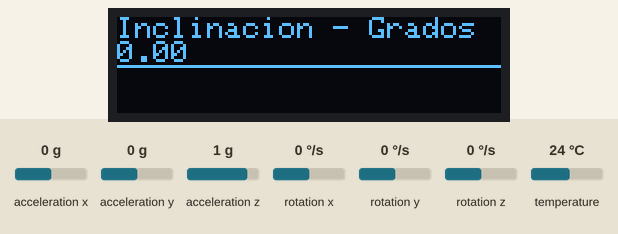
Simulated run of this sketch. Board: Arduino Uno, built with avr-gcc and run on an emulated ATmega328P. Shown: 128×32 one-colour display. The test bench sets the inputs (shaded band); at power-on: acceleration y 0 g, acceleration x 0 g, acceleration z 1 g, rotation x 0 °/s, rotation y 0 °/s, rotation z 0 °/s, temperature 24 °C. The display library's start-up logo is not drawn; what the sketch prints to the serial monitor is not drawn.

Above: at 1.7 s.
1.8 s: acceleration y set to -1.4 g
At 2.8 s:
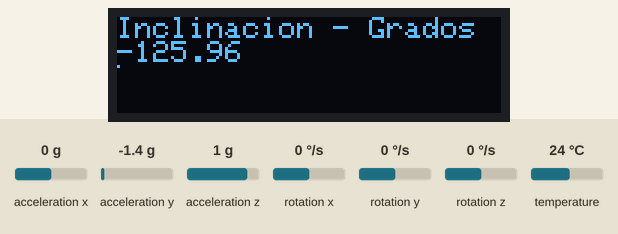
3.3 s: acceleration y set to -0.8 g
At 4.6 s:
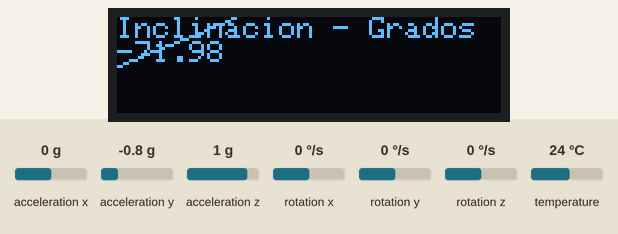
4.9 s: acceleration y set to 0.8 g
At 5.7 s:
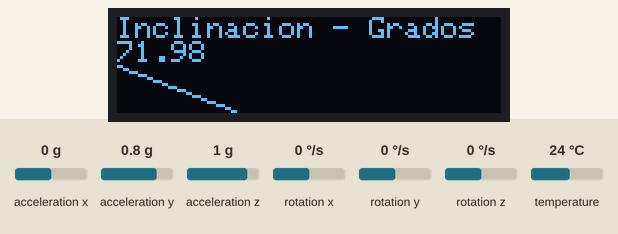
Timing chart, 0 to 7.9 s (numbered marks = the images above; inputs shaded):
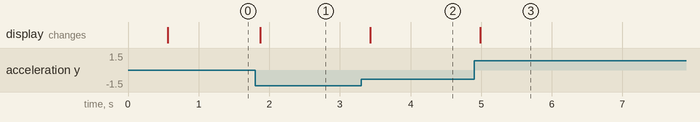

The sketch:

PROGRA_1.INO
```cpp
#include <Adafruit_MPU6050.h>
#include <Adafruit_SSD1306.h>
#include <Adafruit_Sensor.h>

Adafruit_MPU6050 mpu;
Adafruit_SSD1306 display = Adafruit_SSD1306(128, 32, &Wire);

float anguloG, anguloR;

void setup() {
  Serial.begin(115200);
  // while (!Serial);
  Serial.println("MPU6050 OLED demo");

  if (!mpu.begin()) {
    Serial.println("Sensor init failed");
    while (1)
      yield();
  }
  Serial.println("Found a MPU-6050 sensor");

  // SSD1306_SWITCHCAPVCC = generate display voltage from 3.3V internally
  if (!display.begin(SSD1306_SWITCHCAPVCC, 0x3C)) { // Address 0x3C for 128x32
    Serial.println(F("SSD1306 allocation failed"));
    for (;;)
      ; // Don't proceed, loop forever
  }
  display.display();
  delay(500); // Pause for 2 seconds
  display.setTextSize(1);
  display.setTextColor(WHITE);
  display.setRotation(0);
}

void loop() {
  sensors_event_t a, g, temp;
  mpu.getEvent(&a, &g, &temp);
  anguloG = 90 * a.acceleration.y/9.81;
  anguloR = anguloG * 3.14 / 180;

  display.clearDisplay();
  display.setCursor(0, 0);

  display.println("Inclinacion - Grados");
  display.print(anguloG, 2);

  display.drawLine(0,16,128 * cos(anguloR), 16*(1+sin(anguloR)), WHITE)

 ;
  display.display();
  delay(100);
}
```

Measured:
- after the input at 1.8 s, the display: changes after 0.07 s (image 1)
- after the input at 3.3 s, the display: changes after 0.13 s (image 2)
- after the input at 4.9 s, the display: changes after 0.09 s (image 3)
